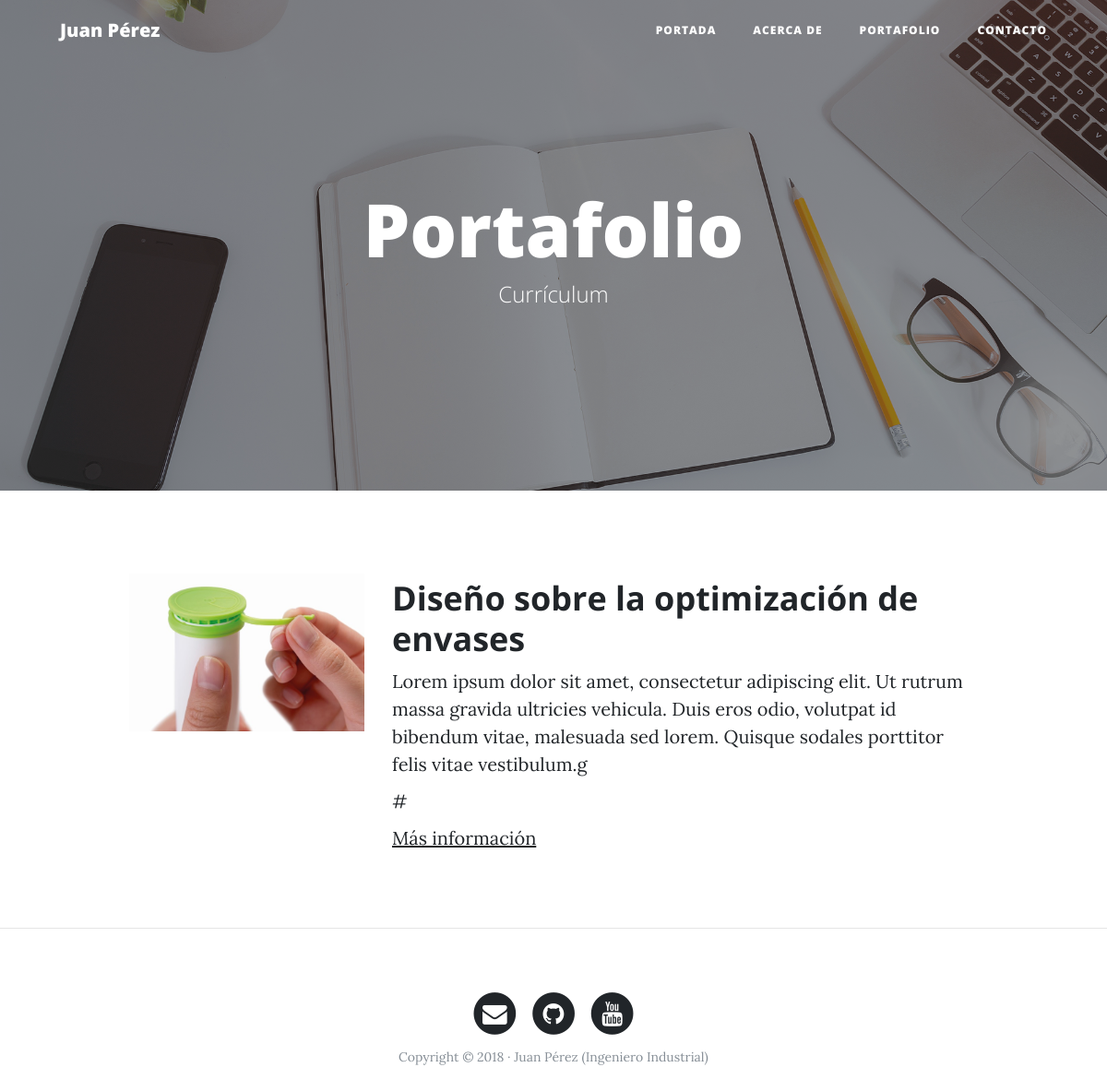
Page /porfolio/ on the earlier database version.
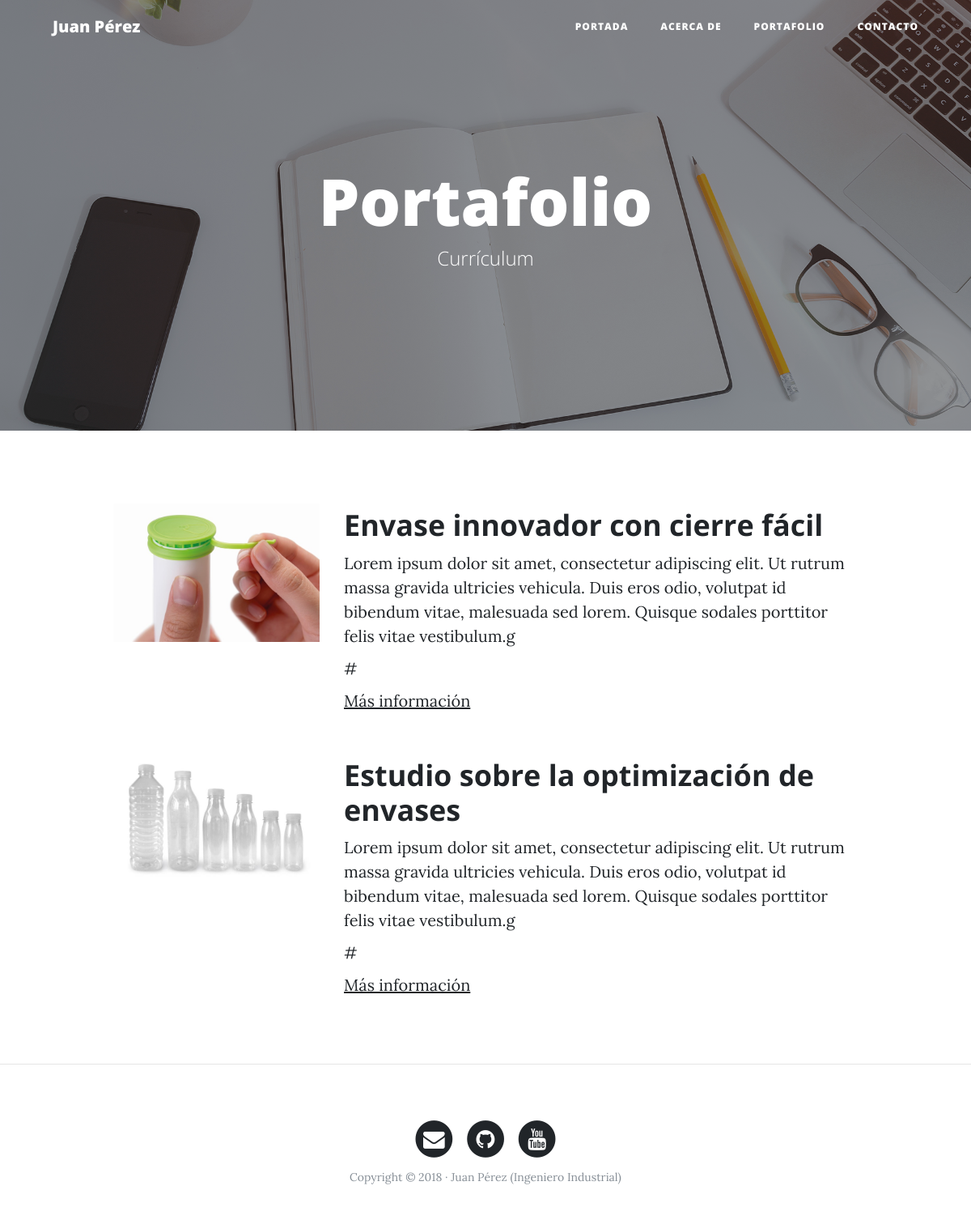
Same page on the later database version.
### portfolio/models.py (models this page shows, shortened)
class Project (models.Model):
    title= models.CharField(max_length=200, verbose_name="Título")
    description = models.TextField(verbose_name="Descripción")
    image= models.ImageField(verbose_name="Imagen", upload_to="project")
    created= models.DateTimeField(auto_now_add=True,verbose_name="Fecha de creación")
    updated= models.DateTimeField(auto_now=True,verbose_name="Fecha de edición")
    class Meta:
            verbose_name= "proyecto"
            verbose_name_plural ="proyectos"
            ordering= ["-created"]

### portfolio/views.py (the view)
def porfolio (request):
    projects = Project.objects.all()
    return render(request,"portfolio/porfolio.html" , {'projects':projects})

### portfolio/templates/portfolio/porfolio.html (shortened to what this page needs)
{% extends 'core/base.html' %}
{%block background%} {%load static %}  {% static 'core/img/portfolio-bg.jpg'%} {%endblock%}
{%block headers%}
<h1>Portafolio</h1>
<span class="subheading">Currículum</span>
{%endblock%}
{% block content %}
    {% for project in projects %}
            <div class="row project">
                <div class="col-lg-3 col-md-4 offset-lg-1">
                    <img class="img-fluid" src="{{project.image.url}}" alt="">
                </div>
                <div class="col-lg-7 col-md-8">
                <h2 class="section-heading title">{{project.title}}</h2>
                <p>{{project.description}}</p>
                # <p><a href="http://google.com">Más información</a></p>
            </div>
        </div>
    {%endfor%}
{% endblock %}

### core/templates/core/base.html (shortened to what this page needs)
<!DOCTYPE html>
<html lang="es">
  <head>
    {% load static %}
    <link href="{% static 'core/vendor/bootstrap/css/bootstrap.min.css'%}" rel="stylesheet">
    <link href="{% static 'core/vendor/font-awesome/css/font-awesome.min.css'%}" rel="stylesheet" type="text/css">
    <link href="{% static 'core/css/clean-blog.min.css'%}" rel="stylesheet">
  </head>
  <body>
    <nav class="navbar navbar-expand-lg navbar-light fixed-top" id="mainNav">
      <div class="container">
        <a class="navbar-brand" href="{% url 'home'%}">Juan Pérez</a>
        <div class="collapse navbar-collapse" id="navbarResponsive">
          <ul class="navbar-nav ml-auto">
            <li class="nav-item">
              <a class="nav-link" href="{% url 'home'%}">Portada</a>
            </li>
            <li class="nav-item">
              <a class="nav-link" href="{% url 'about'%}">Acerca de</a>
            </li>
            <li class="nav-item">
              <a class="nav-link" href="{% url 'porfolio'%}">Portafolio</a>
            </li>
            <li class="nav-item">
              <a class="nav-link" href="{% url 'contact'%}">Contacto</a>
            </li>
          </ul>
        </div>
      </div>
    </nav>
    <header class="masthead" style="background-image: url('{%block background%}{%endblock%}')">
      <div class="overlay"></div>
      <div class="container">
        <div class="row">
          <div class="col-lg-8 col-md-10 mx-auto">
            <div class="site-heading">
            {%block headers  %}{%endblock%}
            </div>
          </div>
        </div>
      </div>
    </header>
         <div class="container">
          {%block content%}{%endblock%}
             </div>
       {% if request.path != "/"%} <hr> {% endif %}
    <footer>
      <div class="container">
        <div class="row">
          <div class="col-lg-8 col-md-10 mx-auto">
            <ul class="list-inline text-center">
              <li class="list-inline-item">
                <a href="#">
                  <span class="fa-stack fa-lg">
                    <i class="fa fa-circle fa-stack-2x"></i>
                    <i class="fa fa-envelope fa-stack-1x fa-inverse"></i>
                  </span>
                </a>
              </li>
              <li class="list-inline-item">
                <a href="#">
                  <span class="fa-stack fa-lg">
                    <i class="fa fa-circle fa-stack-2x"></i>
                    <i class="fa fa-github fa-stack-1x fa-inverse"></i>
                  </span>
                </a>
              </li>
              <li class="list-inline-item">
                <a href="#">
                  <span class="fa-stack fa-lg">
                    <i class="fa fa-circle fa-stack-2x"></i>
                    <i class="fa fa-youtube fa-stack-1x fa-inverse"></i>
                  </span>
                </a>
              </li>
            </ul>
            <p class="copyright text-muted">Copyright &copy; 2018 · Juan Pérez (Ingeniero Industrial) </p>
          </div>
        </div>
      </div>
    </footer>
  </body>
</html>

Differences in the rows shown:
added Project: image (picture), title "Envase innovador con cierre fácil", description "Lorem ipsum dolor sit amet, consectetur adipiscing elit. Ut rutrum massa gravida ultricies vehicula. Duis eros odio, volutpat id bibendum vitae, malesuada sed lorem. Quisque sodales porttitor felis vitae vestibulum.g"
changed Project: image: a different picture; title "Diseño sobre la optimización de envases" → "Estudio sobre la optimización de envases"
